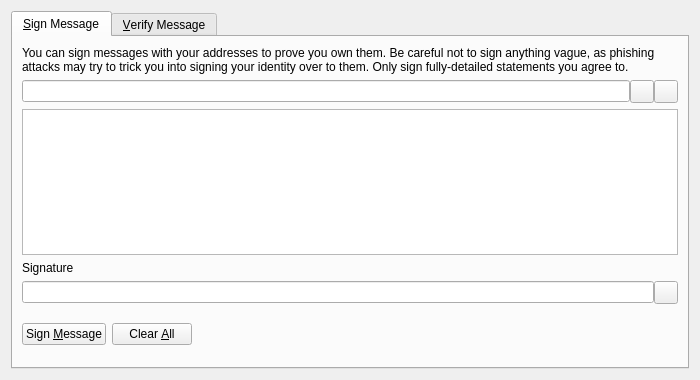
<?xml version="1.0" encoding="UTF-8"?>
<ui version="4.0">
 <class>SignVerifyMessageDialog</class>
 <widget class="QDialog" name="SignVerifyMessageDialog">
  <property name="geometry">
   <rect>
    <x>0</x>
    <y>0</y>
    <width>700</width>
    <height>380</height>
   </rect>
  </property>
  <property name="windowTitle">
   <string>Signatures - Sign / Verify a Message</string>
  </property>
  <property name="modal">
   <bool>true</bool>
  </property>
  <layout class="QVBoxLayout" name="verticalLayout">
   <item>
    <widget class="QTabWidget" name="tabWidget">
     <property name="currentIndex">
      <number>0</number>
     </property>
     <widget class="QWidget" name="tabSignMessage">
      <attribute name="title">
       <string>&amp;Sign Message</string>
      </attribute>
      <layout class="QVBoxLayout" name="verticalLayout_SM">
       <item>
        <widget class="QLabel" name="infoLabel_SM">
         <property name="text">
          <string>You can sign messages with your addresses to prove you own them. Be careful not to sign anything vague, as phishing attacks may try to trick you into signing your identity over to them. Only sign fully-detailed statements you agree to.</string>
         </property>
         <property name="textFormat">
          <enum>Qt::PlainText</enum>
         </property>
         <property name="wordWrap">
          <bool>true</bool>
         </property>
        </widget>
       </item>
       <item>
        <layout class="QHBoxLayout" name="horizontalLayout_1_SM">
         <property name="spacing">
          <number>0</number>
         </property>
         <item>
          <widget class="QValidatedLineEdit" name="addressIn_SM">
           <property name="toolTip">
            <string>The ZEST address to sign the message with</string>
           </property>
          </widget>
         </item>
         <item>
          <widget class="QToolButton" name="addressBookButton_SM">
           <property name="toolTip">
            <string>Choose previously used address</string>
           </property>
           <property name="text">
            <string/>
           </property>
           <property name="icon">
            <iconset resource="../zest.qrc">
             <normaloff>:/icons/address-book</normaloff>:/icons/address-book</iconset>
           </property>
           <property name="shortcut">
            <string>Alt+A</string>
           </property>
          </widget>
         </item>
         <item>
          <widget class="QToolButton" name="pasteButton_SM">
           <property name="toolTip">
            <string>Paste address from clipboard</string>
           </property>
           <property name="text">
            <string/>
           </property>
           <property name="icon">
            <iconset resource="../zest.qrc">
             <normaloff>:/icons/editpaste</normaloff>:/icons/editpaste</iconset>
           </property>
           <property name="shortcut">
            <string>Alt+P</string>
           </property>
          </widget>
         </item>
        </layout>
       </item>
       <item>
        <widget class="QPlainTextEdit" name="messageIn_SM">
         <property name="toolTip">
          <string>Enter the message you want to sign here</string>
         </property>
        </widget>
       </item>
       <item>
        <widget class="QLabel" name="signatureLabel_SM">
         <property name="text">
          <string>Signature</string>
         </property>
         <property name="textFormat">
          <enum>Qt::PlainText</enum>
         </property>
        </widget>
       </item>
       <item>
        <layout class="QHBoxLayout" name="horizontalLayout_2_SM">
         <property name="spacing">
          <number>0</number>
         </property>
         <item>
          <widget class="QLineEdit" name="signatureOut_SM">
           <property name="font">
            <font>
             <italic>true</italic>
            </font>
           </property>
           <property name="readOnly">
            <bool>true</bool>
           </property>
          </widget>
         </item>
         <item>
          <widget class="QToolButton" name="copySignatureButton_SM">
           <property name="toolTip">
            <string>Copy the current signature to the system clipboard</string>
           </property>
           <property name="text">
            <string/>
           </property>
           <property name="icon">
            <iconset resource="../zest.qrc">
             <normaloff>:/icons/editcopy</normaloff>:/icons/editcopy</iconset>
           </property>
          </widget>
         </item>
        </layout>
       </item>
       <item>
        <layout class="QHBoxLayout" name="horizontalLayout_3_SM">
         <item>
          <widget class="QPushButton" name="signMessageButton_SM">
           <property name="toolTip">
            <string>Sign the message to prove you own this ZEST address</string>
           </property>
           <property name="text">
            <string>Sign &amp;Message</string>
           </property>
           <property name="icon">
            <iconset resource="../zest.qrc">
             <normaloff>:/icons/edit</normaloff>:/icons/edit</iconset>
           </property>
           <property name="autoDefault">
            <bool>false</bool>
           </property>
          </widget>
         </item>
         <item>
          <widget class="QPushButton" name="clearButton_SM">
           <property name="toolTip">
            <string>Reset all sign message fields</string>
           </property>
           <property name="text">
            <string>Clear &amp;All</string>
           </property>
           <property name="icon">
            <iconset resource="../zest.qrc">
             <normaloff>:/icons/remove</normaloff>:/icons/remove</iconset>
           </property>
           <property name="autoDefault">
            <bool>false</bool>
           </property>
          </widget>
         </item>
         <item>
          <spacer name="horizontalSpacer_1_SM">
           <property name="orientation">
            <enum>Qt::Horizontal</enum>
           </property>
           <property name="sizeHint" stdset="0">
            <size>
             <width>40</width>
             <height>48</height>
            </size>
           </property>
          </spacer>
         </item>
         <item>
          <widget class="QLabel" name="statusLabel_SM">
           <property name="font">
            <font>
             <weight>75</weight>
             <bold>true</bold>
            </font>
           </property>
           <property name="text">
            <string/>
           </property>
           <property name="wordWrap">
            <bool>true</bool>
           </property>
          </widget>
         </item>
         <item>
          <spacer name="horizontalSpacer_2_SM">
           <property name="orientation">
            <enum>Qt::Horizontal</enum>
           </property>
           <property name="sizeHint" stdset="0">
            <size>
             <width>40</width>
             <height>48</height>
            </size>
           </property>
          </spacer>
         </item>
        </layout>
       </item>
      </layout>
     </widget>
     <widget class="QWidget" name="tabVerifyMessage">
      <attribute name="title">
       <string>&amp;Verify Message</string>
      </attribute>
      <layout class="QVBoxLayout" name="verticalLayout_VM">
       <item>
        <widget class="QLabel" name="infoLabel_VM">
         <property name="text">
          <string>Enter the signing address, message (ensure you copy line breaks, spaces, tabs, etc. exactly) and signature below to verify the message. Be careful not to read more into the signature than what is in the signed message itself, to avoid being tricked by a man-in-the-middle attack.</string>
         </property>
         <property name="textFormat">
          <enum>Qt::PlainText</enum>
         </property>
         <property name="alignment">
          <set>Qt::AlignLeading|Qt::AlignLeft|Qt::AlignTop</set>
         </property>
         <property name="wordWrap">
          <bool>true</bool>
         </property>
        </widget>
       </item>
       <item>
        <layout class="QHBoxLayout" name="horizontalLayout_1_VM">
         <property name="spacing">
          <number>0</number>
         </property>
         <item>
          <widget class="QValidatedLineEdit" name="addressIn_VM">
           <property name="toolTip">
            <string>The ZEST address the message was signed with</string>
           </property>
          </widget>
         </item>
         <item>
          <widget class="QToolButton" name="addressBookButton_VM">
           <property name="toolTip">
            <string>Choose previously used address</string>
           </property>
           <property name="text">
            <string/>
           </property>
           <property name="icon">
            <iconset resource="../zest.qrc">
             <normaloff>:/icons/address-book</normaloff>:/icons/address-book</iconset>
           </property>
           <property name="shortcut">
            <string>Alt+A</string>
           </property>
          </widget>
         </item>
        </layout>
       </item>
       <item>
        <widget class="QPlainTextEdit" name="messageIn_VM"/>
       </item>
       <item>
        <widget class="QValidatedLineEdit" name="signatureIn_VM"/>
       </item>
       <item>
        <layout class="QHBoxLayout" name="horizontalLayout_2_VM">
         <item>
          <widget class="QPushButton" name="verifyMessageButton_VM">
           <property name="toolTip">
            <string>Verify the message to ensure it was signed with the specified ZEST address</string>
           </property>
           <property name="text">
            <string>Verify &amp;Message</string>
           </property>
           <property name="icon">
            <iconset resource="../zest.qrc">
             <normaloff>:/icons/transaction_0</normaloff>:/icons/transaction_0</iconset>
           </property>
           <property name="autoDefault">
            <bool>false</bool>
           </property>
          </widget>
         </item>
         <item>
          <widget class="QPushButton" name="clearButton_VM">
           <property name="toolTip">
            <string>Reset all verify message fields</string>
           </property>
           <property name="text">
            <string>Clear &amp;All</string>
           </property>
           <property name="icon">
            <iconset resource="../zest.qrc">
             <normaloff>:/icons/remove</normaloff>:/icons/remove</iconset>
           </property>
           <property name="autoDefault">
            <bool>false</bool>
           </property>
          </widget>
         </item>
         <item>
          <spacer name="horizontalSpacer_1_VM">
           <property name="orientation">
            <enum>Qt::Horizontal</enum>
           </property>
           <property name="sizeHint" stdset="0">
            <size>
             <width>40</width>
             <height>48</height>
            </size>
           </property>
          </spacer>
         </item>
         <item>
          <widget class="QLabel" name="statusLabel_VM">
           <property name="font">
            <font>
             <weight>75</weight>
             <bold>true</bold>
            </font>
           </property>
           <property name="text">
            <string/>
           </property>
           <property name="wordWrap">
            <bool>true</bool>
           </property>
          </widget>
         </item>
         <item>
          <spacer name="horizontalSpacer_2_VM">
           <property name="orientation">
            <enum>Qt::Horizontal</enum>
           </property>
           <property name="sizeHint" stdset="0">
            <size>
             <width>40</width>
             <height>48</height>
            </size>
           </property>
          </spacer>
         </item>
        </layout>
       </item>
      </layout>
     </widget>
    </widget>
   </item>
  </layout>
 </widget>
 <customwidgets>
  <customwidget>
   <class>QValidatedLineEdit</class>
   <extends>QLineEdit</extends>
   <header>qvalidatedlineedit.h</header>
  </customwidget>
 </customwidgets>
 <resources>
  <include location="../zest.qrc"/>
 </resources>
 <connections/>
</ui>
